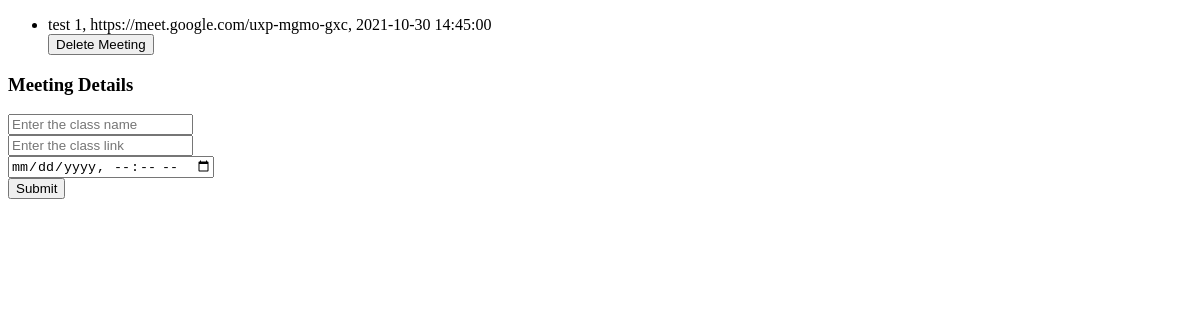
Before: / with the older database file.
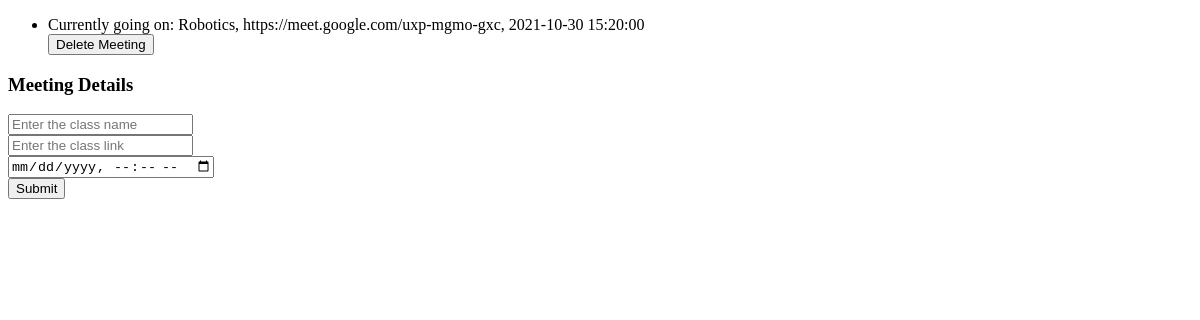
After: the same page with the newer database file.
### app.py (models this page shows)
class Meeting(db.Model):
    class_name = db.Column(db.String(50))
    class_link = db.Column(db.String(50))
    class_time = db.Column(db.DateTime, primary_key=True)
    started = db.Column(db.Boolean, default=False)
    finished = db.Column(db.Boolean, default=False)

### app.py (the view)
@app.route("/", methods=["GET", "POST"])
def home():
    return render_template("index.html", meeting_list=get_meeting_list())

### app.py (called while the page is built)
def get_meeting_list():
    meeting_list = []
    for meeting in Meeting.query.all():
        meeting_list.append(
            {
                'class_name': meeting.class_name,
                'class_link': meeting.class_link,
                'class_time': meeting.class_time,
                'started': meeting.started,
                'finished': meeting.finished
            }
        )
    meeting_list = sorted(meeting_list, key=lambda x: x['class_time'])
    return meeting_list

### templates/index.html (shortened to what this page needs)
<!DOCTYPE html>
<html lang="en">
<head>
</head>
<body>
    {% if meeting_list %}
    <ul>
        {% for meeting in meeting_list %}
        <li>
            {% if meeting['started']%} Currently going on: {% endif %} {{meeting['class_name']}}, {{meeting['class_link']}}, {{meeting['class_time']}}
            <form action="{{url_for('delete_meeting')}}" method="POST">
                <input type="submit" value="Delete Meeting">
            </form>
        </li>
        {% endfor %}
    </ul>
    {% else %}
    <h3>There are no meetings as of now, please add meetings</h3>
    {% endif %}
    <h3>Meeting Details</h3>
    <form action="/add_meeting" method="POST">
        <input type="text" name="class_name" placeholder="Enter the class name">
        <br>
        <input type="text" name="class_link" placeholder="Enter the class link">
        <br>
        <input type="datetime-local" name="class_time" placeholder="Enter the time">
        <br>
        <input type="submit">
    </form>
</body>
</html>

Changed rows visible on the page:
removed Meeting: class_name "test 1", class_link "https://meet.google.com/uxp-mgmo-gxc", class_time "2021-10-30 14:45:00"
added Meeting: shows "Currently going on:", class_name "Robotics", class_link "https://meet.google.com/uxp-mgmo-gxc", class_time "2021-10-30 15:20:00"
